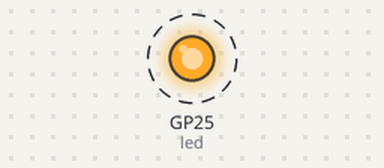
This program was run on a simulated Raspberry Pi Pico running MicroPython. Parts: output pins drawn as LEDs (lit = HIGH). Dashed ring = blinking. WiFi joins after 1.5 s; web requests get an empty 200 reply after 0.4 s; what the program prints to the serial console is not drawn. At 2.0 s the program stops and its outputs stay as they are.

Above: at 0.05 s.
Timing chart, 0 to 3.0 s (numbered marks = the images above):
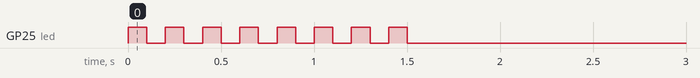

The program:

main.py
```python
import urequests
import network
import usocket as socket
import machine
import time
from utime import sleep_ms, sleep
import rp2

# Configuration
WIFI_SSID = "homewifi"
WIFI_PASSWORD = "homewifipasswd"

SHELLY_API_CMD = "http://192.168.1.40/relay/0?turn=toggle"

led = machine.Pin("LED", machine.Pin.OUT)
led.off()


def led_blinking(on_time, off_time, number_of_blinks):
    for n in range(number_of_blinks):
        led.toggle()
        sleep_ms(on_time)
        led.toggle()
        sleep_ms(off_time)


def connect_wifi():
    rp2.country('PL')
    wlan = network.WLAN(network.STA_IF)
    wlan.active(True)
    if not wlan.isconnected():
        print("Connecting to Wi-Fi...")
        wlan.connect(WIFI_SSID, WIFI_PASSWORD)
        while not wlan.isconnected():
            led_blinking(100,100,2)
    print("Connected to Wi-Fi, IP:", wlan.ifconfig()[0])


def send_http_request(url):
    try:
        response = urequests.get(url)
        print("HTTP Response:", response.status_code)
        response.close()
    except Exception as e:
        print("Error:", e)


def main():
    connect_wifi()
    send_http_request(SHELLY_API_CMD)


if __name__ == "__main__":
    main()
```

Measured:
- by itself, GP25 (led): alternates HIGH for 0.10 s and LOW for 0.10 s, 16 changes in all, then stays LOW
